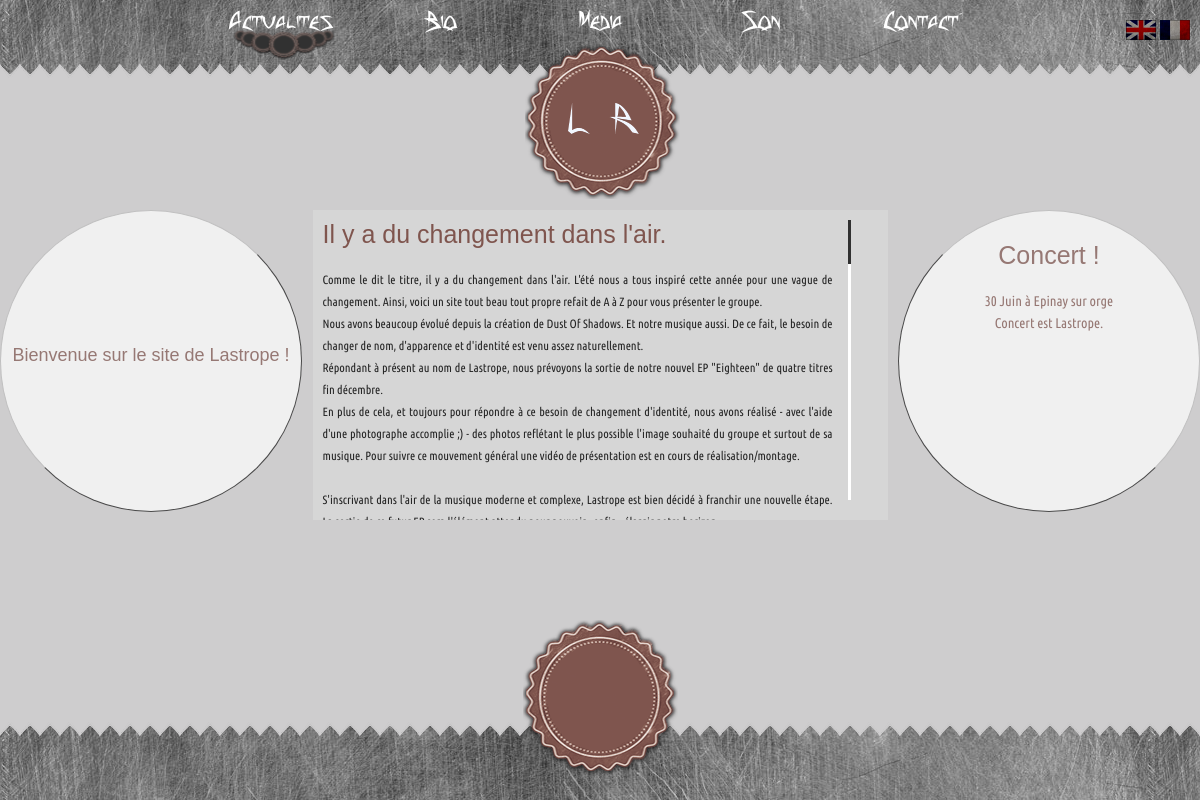
The page / on the database its author committed.
### tables this page shows
CREATE TABLE IF NOT EXISTS `links` (
  `idLinks` smallint(5) unsigned NOT NULL AUTO_INCREMENT,
  `text` varchar(200) NOT NULL,
  `href` mediumtext NOT NULL,
  `lang` varchar(2) NOT NULL,
  PRIMARY KEY (`idLinks`)
);

CREATE TABLE IF NOT EXISTS `actus` (
  `idActus` smallint(5) unsigned NOT NULL AUTO_INCREMENT,
  `title` varchar(250) NOT NULL,
  `body` longtext NOT NULL,
  `date` int(11) NOT NULL,
  `lang` varchar(2) NOT NULL,
  PRIMARY KEY (`idActus`)
);

### class/Session.php (called while the page is built, shortened)
<?php
class Session{
    public function __construct($sessionName = 'anonyme',$cookieParams = array(), $timeout = 3600){
        $this->sessionName = (string) $sessionName;
        $this->cookieParams = array_merge(
			session_get_cookie_params(),
			$cookieParams
        );
    }
    public function write($key, $value){
        return $this;
    }
    public function read($key, $default = NULL){
        return (isset($_SESSION[$key]))? $_SESSION[$key] : $default;
    }
}

### bootstrap.php (called while the page is built, shortened)
<?php
require_once 'class/Session.php';
$session = new Session();

### class/Links.php (called while the page is built)
<?php
class Links{
    private $pdo = null;
    private $lang = null;
    public function __construct($pdo, $lang){
        $this->pdo = $pdo;
        $this->lang = $lang;
    }
    public function getAllLinks(){
        $request = "SELECT idLinks, text, href
			FROM links
			WHERE lang='".$this->lang."'";
		$links_array = array();
        try{
            $result = $this->pdo->query($request);
            while($ligne = $result->fetch(PDO::FETCH_ASSOC)){
                    $links_array[$ligne['idLinks']] = $ligne;
            }
            return $links_array;
        }catch(PDOException $e){
            print $e->getMessage();
        }
        return array();
    }
}

### class/Actus.php (called while the page is built, shortened)
<?php
class Actus{
    private $pdo = null;
    private $lang = null;
    public function __construct($pdo, $lang){
        $this->pdo = $pdo;
        $this->lang = $lang;
    }
	public function getLastFiveActus(){
        $request = "SELECT idActus, title, body , date
			FROM actus
			WHERE lang='".$this->lang."'
			LIMIT 5";
        $actus_array = array();
        try{
            $result = $this->pdo->query($request);
            while($ligne = $result->fetch(PDO::FETCH_ASSOC)){
                    $actus_array[$ligne['idActus']] = $ligne;
            }
            return $actus_array;
        }catch(PDOException $e){
            print $e->getMessage();
        }
        return array();
	}
}

### index.php (the view, shortened to what this page needs)
<?php
	require_once 'bootstrap.php';
	require_once 'class/Header.php';
?>
<!DOCTYPE HTML>
<html>
    <head>
        <?php
            include("page/meta.phtml");
        ?>
    </head>
    <body>
		<div id="corps">
        <?php
            include("page/header.phtml");
            include($page.".php");
            include("page/footer.phtml");
		?>
        </div>
    </body>
</html>

### page/meta.phtml (shortened to what this page needs)
<link rel="stylesheet" href="public/css/style.css" media="screen" type="text/css">
<link rel="stylesheet" href="public/css/jScrollbar.jquery.css" type="text/css" />

### page/header.phtml
<?php
	require_once 'class/Links.php';
	$links = new Links($pdo,$session->read('langue'));
	$linksInformation = $links->getAllLinks();
    $tag_langue = isset($_SESSION['langue'])?$_SESSION['langue']:'fr';
?>
<header>
	<div id="complement">
		<div id="language">
			<a href="set_language.php?lang=en" title="English Version">
				<img src="public/media/image/flag_en.png" />
			</a>
			<a href="set_language.php?lang=fr" title="Version Française">
				<img src="public/media/image/flag_fr.png" />
			</a>
		</div>
		<div id="header">
			<ul>
			<?php
				$cpt = 0;
				foreach($linksInformation as $this_link_information){
					$id_css_array = explode('.',$this_link_information['href']);
					$id_css = reset($id_css_array);
					echo '
			<li '.($cpt==0?'class="selected menu"':'class="menu"').'id="'.$id_css.'">
				<a href="'.$tag_langue.'-'.$this_link_information['href'].'">'.
					$this_link_information['text'].'
				</a>
			</li>';
					$cpt++;
				}
			?>
			</ul>
			<div id="box">
				<div id="rectangle">
				</div>
			</div>
		</div>
		<div id="logo">
			<a href="<?php echo $tag_langue; ?>-home">
				<img src="public/media/image/logo2.png" alt="logo" style="position: absolute;top:4px;left:25px"/>
			</a>
		</div>
	</div>
</header>

### home.php (shortened to what this page needs)
<?php
	require_once 'class/Actus.php';
	$actus = new Actus($pdo,$session->read('langue'));
	$actusInformation = $actus->getLastFiveActus();
?>
<div id="conteneur">
	<div id="welcome">
		<p>
			<?php echo WELCOME_ON_WEBSITE;?>
		</p>
	</div>
	<div id="article" class="jScrollbar3">
		<div class="jScrollbar_mask">
			<?php
				foreach($actusInformation as $this_actu){
			?>
			<article>
				<div class="titre"><?php echo $this_actu['title']; ?></div>
				<div class="content_article">
					<p>
						<?php echo $this_actu['body']; ?>
					</p>
				</div>
			</article>
			<?php
				}
			?>
		</div>
		<div class="jScrollbar_draggable">
			<a href="#" class="draggable"></a>
		</div>
	</div>
	<div id="event">
		<section>
			<div class="titre">
				Concert !
			</div>
			<div class="content_event">
				30 Juin à Epinay sur orge<br/>
				Concert est Lastrope.
			</div>
		</section>
	</div>
</div>

### page/footer.phtml (shortened to what this page needs)
<footer>
</footer>

### public/css/style.css (style rules this page uses)
footer,header,nav,section,article { display: block; }
ul,ol,li,h1,h2,h3,h4,h5,h6,pre,form,body,html,p,blockquote,fieldset,input { margin:0; padding:0; }
:link,:visited { text-decoration:none }
ul,ol { list-style:none }
a img,:link img,:visited img { border:none }
html { height:100%; width: 100%; padding:0; margin:0; }
body { height:100%; width: 100%; margin:0; padding: 0; }
a { text-decoration: none; }
#corps { width: 100%; min-width:975px; height: 100%; background:#cecdce; z-index:-1; }
#conteneur { z-index:1; position: relative; width:100%; min-width:975px; background:#cecdce; margin-top: 130px; }
#welcome { width: 300px; height: 166px; background:#fff; position: absolute; top:0; left:0; border-radius:300px; -moz-border-radius:300px; -webkit-border-radius:300px; -o-border-radius:300px; -ms-border-radius:300px; border-top:1px solid #bbb; border-left:1px solid #bbb; border-bottom:1px solid #111; border-right:1px solid #111; font-family: helvetica; font-size:18px; color: #7F554E; text-align:center; padding-top: 134px; opacity: 0.7; }
#article { width:555px; height:290px; margin:auto; }
#event { width: 300px; height: 270px; background:#fff; position: absolute; top:0; right:0; border-radius:300px; -moz-border-radius:300px; -webkit-border-radius:300px; -o-border-radius:300px; -ms-border-radius:300px; border-top:1px solid #bbb; border-right:1px solid #bbb; border-bottom:1px solid #111; border-left:1px solid #111; font-family: 'Ubuntu-C'; font-size: 20px; color: #7F554E; text-align:center; padding-top: 30px; opacity: 0.7; }
article .titre { font-family: helvetica; font-size:25px; color: #7F554E; margin-bottom:20px; }
article .content_article { font-family: ubuntu-c,corbel,georgia; text-align:justify; font-size: 14px; line-height:22px; }
section .titre { font-family: helvetica; font-size:25px; color: #7F554E; }
section .content_event { margin-top:20px; font-size: 14px; line-height:22px; }
#language { float:right; margin-right:10px; margin-top:20px; }
#language img { height:20px; }
header { margin-top:0; width:100%; min-width:975px; height:80px; background:#111 url(../media/image/metal_header2.png) left top repeat-x; z-index: 999999; }
#header { position: relative; font-family: baphomet; color: #fff; font-size: 22px; width:875px; height:70px; margin:auto; overflow: hidden; }
#header a { color: #fff; font-weight: bold; }
#complement { background:transparent url(../media/image/barriere.png) left bottom repeat-x; width:100%; min-width:975px; height:80px; }
#header ul { position:absolute; margin: 0; padding: 0; z-index:2; }
#header ul li { float:left; display:block; width: 160px; height: 50px; text-align:center; padding-top:10px; }
#news { margin-left:75px; }
#logo { width: 200px; height: 160px; margin: -30px auto 0 auto; position: relative; z-index:3; }
#box { position: absolute; z-index:1; }
#rectangle { background: transparent url(../media/image/lastrope_min.png) center top no-repeat; height: 60px; }
footer { position: absolute; bottom:0; margin-top:0; width:100%; min-width:975px; height:80px; background:#111 url(../media/image/metal_header2.png) left top repeat-x; }

### page/meta.phtml (style rules this page uses)
body { margin:0px; }
.jScrollbar3 { margin:10px }

### rows shown on the page
links: text "Actualites"
links: text "Bio"
links: text "Media"
links: text "Son"
links: text "Contact"
actus: title "Il y a du changement dans l'air.", body "Comme le dit le titre, il y a du changement dans l'air. L'été nous a tous inspiré cette année pour une vague de changement. Ainsi, voici un site tout beau tout propre refait de A à Z pour vous présenter le groupe. Nous avons beaucoup évolué depuis la création de Dust Of Shadows. Et notre musique aussi. De ce fait, le besoin de changer de nom, d'apparence et d'identité est venu assez naturellement. Répondant à présent au nom de Lastrope, nous prévoyons la sortie de notre nouvel EP \"Eighteen\" de quatre titres fin décembre. En plus de cela, et toujours pour répondre à ce besoin de changement d'identité, nous avons réalisé - avec l'aide d'une photographe accomplie ;) - des photos reflétant le…"

### other values the page prints
WELCOME_ON_WEBSITE "Bienvenue sur le site de Lastrope !"
